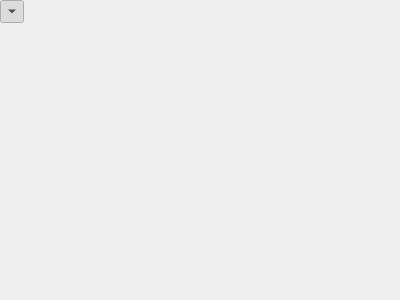
<?xml version="1.0" encoding="UTF-8"?>
<ui version="4.0">
 <class>mop::ParameterSubFrame</class>
 <widget class="QFrame" name="mop::ParameterSubFrame">
  <property name="geometry">
   <rect>
    <x>0</x>
    <y>0</y>
    <width>400</width>
    <height>300</height>
   </rect>
  </property>
  <property name="windowTitle">
   <string>Frame</string>
  </property>
  <layout class="QGridLayout" name="gridLayout">
   <property name="leftMargin">
    <number>0</number>
   </property>
   <property name="topMargin">
    <number>0</number>
   </property>
   <property name="rightMargin">
    <number>0</number>
   </property>
   <property name="bottomMargin">
    <number>0</number>
   </property>
   <item row="1" column="0" colspan="2">
    <widget class="QFrame" name="subFrame">
     <property name="frameShape">
      <enum>QFrame::Shape::NoFrame</enum>
     </property>
     <property name="frameShadow">
      <enum>QFrame::Shadow::Plain</enum>
     </property>
    </widget>
   </item>
   <item row="0" column="0" colspan="2">
    <widget class="QFrame" name="headerFrame">
     <property name="sizePolicy">
      <sizepolicy hsizetype="Preferred" vsizetype="Fixed">
       <horstretch>0</horstretch>
       <verstretch>0</verstretch>
      </sizepolicy>
     </property>
     <property name="frameShape">
      <enum>QFrame::Shape::NoFrame</enum>
     </property>
     <property name="frameShadow">
      <enum>QFrame::Shadow::Plain</enum>
     </property>
     <layout class="QHBoxLayout" name="horizontalLayout">
      <property name="leftMargin">
       <number>0</number>
      </property>
      <property name="topMargin">
       <number>0</number>
      </property>
      <property name="rightMargin">
       <number>0</number>
      </property>
      <property name="bottomMargin">
       <number>0</number>
      </property>
      <item>
       <widget class="QToolButton" name="toolButton">
        <property name="text">
         <string>...</string>
        </property>
        <property name="checkable">
         <bool>true</bool>
        </property>
        <property name="checked">
         <bool>true</bool>
        </property>
        <property name="toolButtonStyle">
         <enum>Qt::ToolButtonStyle::ToolButtonIconOnly</enum>
        </property>
        <property name="arrowType">
         <enum>Qt::ArrowType::DownArrow</enum>
        </property>
       </widget>
      </item>
      <item>
       <widget class="QLabel" name="titleLabel">
        <property name="text">
         <string/>
        </property>
       </widget>
      </item>
     </layout>
    </widget>
   </item>
  </layout>
 </widget>
 <resources/>
 <connections/>
</ui>
